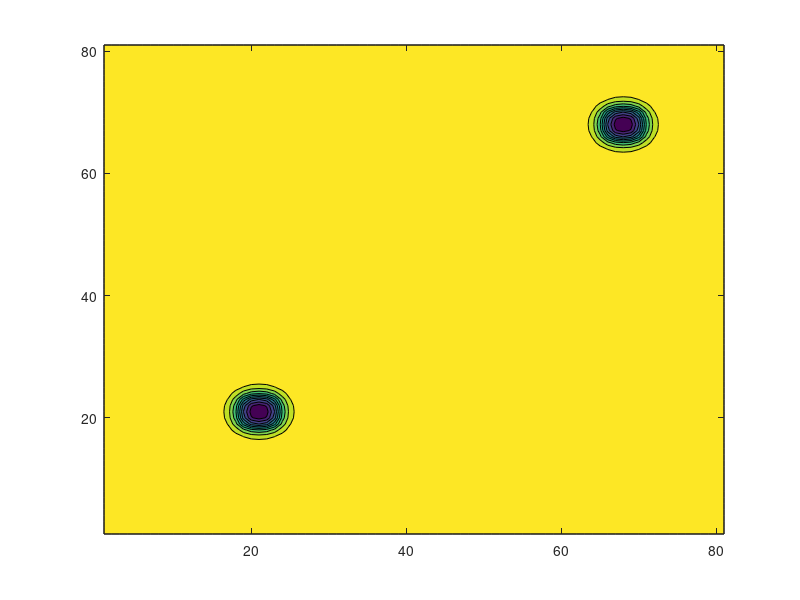

The MATLAB source for this figure:
%% params
clear


n = 81;
hx = 1/(n-1);    % i,j = [1...n]
hx2 = hx^2;

%ht = 1
%ht = hx
ht = 0.25;

Du = 2*1e-5;
Dv = 1e-5;
F = 0.026;
k = 0.0550;

%% sparse block tridiagonal matrix A for laplace with periodic boundaries

N = n^2;
% [main first first second second cornerBlock cornerBlock diagBlockCorner diagBlockCorner]
i = [1:N 2:N 1:N-1 n+1:N 1:N-n N-n+1:N 1:n n:n:N 1:n:N];    % rows
j = [1:N 1:N-1 2:N 1:N-n n+1:N 1:n N-n+1:N 1:n:N n:n:N];    % cols

subd1 = repmat([ones(1,n-1) 0],1,n);    % first
subd2 = repmat(ones(1,n),1,n-1);        % second
subd3 = ones(1,n);                      % corner block
%subd4 = [repmat([1 zeros(1,n-1)],1,n-1) 1]; % each diagonal block corner
subd4 = ones(1,n);                      % each diagonal block corner

s = [ (-4*ones(1,N)) subd1(1:end-1) subd1(1:end-1) subd2 subd2 subd3 subd3 subd4 subd4];  % vals
A = sparse(i,j,s);

%% sparse block tridiagonal matrix A for laplace no boundaries

% N = n^2;
% % [main first first second second cornerBlock cornerBlock diagBlockCorner diagBlockCorner]
% i = [1:N 2:N 1:N-1 n+1:N 1:N-n];    % rows
% j = [1:N 1:N-1 2:N 1:N-n n+1:N];    % cols
% 
% subd1 = repmat([ones(1,n-1) 0],1,n);    % first
% subd2 = repmat(ones(1,n),1,n-1);        % second
% %subd3 = ones(1,n);                      % corner block
% 
% s = [ (-4*ones(1,N)) subd1(1:end-1) subd1(1:end-1) subd2 subd2];  % vals
% A = sparse(i,j,s);




%% u = reshape(U) v = reshape(V)

U = ones(n,n);
V = zeros(n,n);

blopsize = 5;
ublop = zeros(blopsize)+0.5;
vblop = zeros(blopsize)+0.25;

in = floor(n/3)-floor(n/10);

U(in:in+size(ublop,1)-1,in:in+size(ublop,1)-1) = ublop;
V(in:in+size(vblop,1)-1,in:in+size(vblop,1)-1) = vblop;

in = floor(2*(n/3)+12);

U(in:in+size(ublop,1)-1,in:in+size(ublop,1)-1) = ublop;
V(in:in+size(vblop,1)-1,in:in+size(vblop,1)-1) = vblop;

% JR initial values
% U = ones(n);
% V = zeros(n);
% c = round(n/2-n/20);
% c2 = c+round(n/9);
% c3 = c-round(n/9);
% b = round(n/10);
% V(c3:c3+2*b, c2:c2+b) = 0.25;
% V(c2:c2+b, c3:c3+2*b) = 0.25;
% U(c3:c3+2*b, c2:c2+b) = 0.5;
% U(c2:c2+b, c3:c3+2*b) = 0.5;

u = reshape(U,[N 1]);
v = reshape(V,[N 1]);

u_new = u;
v_new = v;

%% I-T and I+T matrices (constant)
% 
ru = (Du/hx2)*(ht/2);
rv = (Dv/hx2)*(ht/2);

ImTu = sparse(eye(size(A)))-ru*A;
IpTu = sparse(eye(size(A)))+ru*A;

ImTv = sparse(eye(size(A)))-rv*A;
IpTv = sparse(eye(size(A)))+rv*A;


%% iterate

maxtime = 50;

for t = 1:maxtime
    
% RHS vectors (update every step)

RHSu = IpTu*u + ht*(-u.*(v.^2) + F*(1-u));
RHSv = IpTv*v + ht*(u.*(v.^2) - (F+k)*v);

u_new = ImTu\RHSu;
v_new = ImTv\RHSv;

u = u_new;
v = v_new;
    
% if mod(t,100)==0
%    contourf(reshape(u,[n n]))
%    pause(0.001)
% end



end
contourf(reshape(u,[n n]))